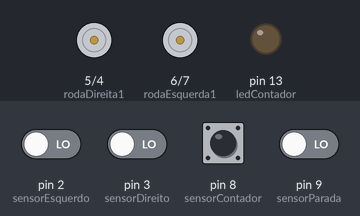
Bench run of a sketch on a simulated Arduino Uno, built with avr-gcc and run on an emulated ATmega328P. Parts: motor-driver pin pairs drawn as motors (green arrow = first pin HIGH = forward, orange = second pin HIGH = backward, longer = more drive), output pins drawn as LEDs (lit = HIGH). The inputs (shaded band) are chosen by the test bench; at power-on: pin 2 (sensorEsquerdo), pin 3 (sensorDireito), pin 8 (sensorContador), pin 9 (sensorParada) LOW.

Above: at 1.2 s.
1.3 s: pin 9 (sensorParada) driven HIGH
At 2.1 s:
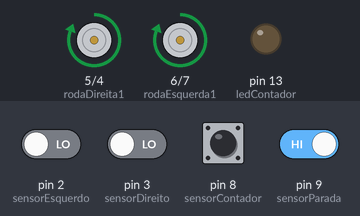
2.8 s: pin 2 (sensorEsquerdo) driven HIGH
At 3.2 s:
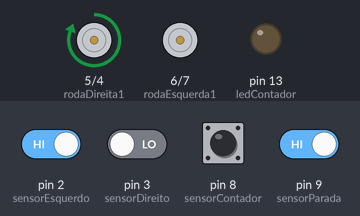
4.3 s: pin 2 (sensorEsquerdo) driven LOW
At 5.5 s:
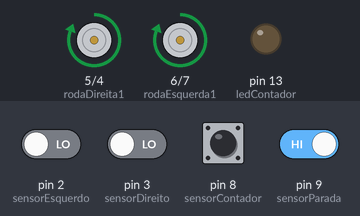
5.8 s: pin 3 (sensorDireito) driven HIGH
At 6.7 s:
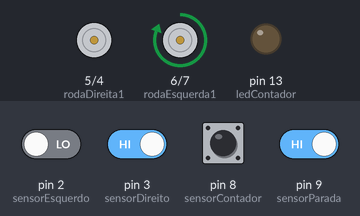
7.3 s: pin 3 (sensorDireito) driven LOW
At 7.8 s:
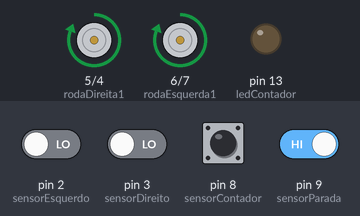
8.8 s: pin 8 (sensorContador) pulsed HIGH 5 times (0.12 s each, 0.3 s apart)
At 10.6 s:
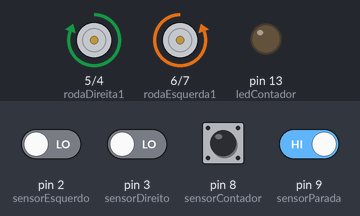
Timing chart, 0 to 12.1 s (numbered marks = the images above; inputs shaded):
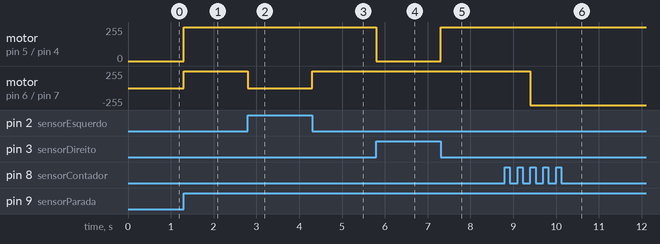

The sketch:

robo-unisinos.ino
```cpp
#define rodaEsquerda1 6 //out1 e out2 e laranja
#define rodaEsquerda2 7

#define rodaDireita1 5 //out3 e out4 e verde
#define rodaDireita2 4

#define potenciometro A0

#define isolante 1
#define chao     0

#define obstaculo 0
#define livre     1

#define ledContador 13

#define sensorDireito  3
#define sensorEsquerdo 2
#define sensorParada   9

#define sensorContador 8

int contadorLinha          = 0;
int isBuraco               = 0;
int contadorSensorDireito  = 0;
int contadorSensorEsquerdo = 0;
int isBuracoDireito        = 0;
int isBuracoEsquerdo       = 0;
int valorSensorDireito;
int valorSensorEsquerdo;
int valorSensorParada;

void setup() {
  Serial.begin(115200);
  pinMode(rodaEsquerda1, OUTPUT);
  pinMode(rodaEsquerda2, OUTPUT);

  pinMode(rodaDireita1, OUTPUT);
  pinMode(rodaDireita2, OUTPUT);

  pinMode(sensorDireito,  INPUT);
  pinMode(sensorEsquerdo, INPUT);

  pinMode(ledContador, OUTPUT);

  pinMode(sensorContador, INPUT);
}

void loop() {
  valorSensorDireito  = digitalRead(sensorDireito);
  valorSensorEsquerdo = digitalRead(sensorEsquerdo);
  valorSensorParada   = digitalRead(sensorParada);

  seguirCaminho();

  // Serial.print("Parar: ");
 //  Serial.println(valorSensorParada);

 // Serial.print("Contador: ");
 // Serial.println(contador);

//  Serial.print("Pino: ");
//  Serial.println(digitalRead(sensorContador));

}

void andarPraFrente() {
  digitalWrite(rodaEsquerda1, HIGH);
  digitalWrite(rodaEsquerda2, LOW);

  digitalWrite(rodaDireita1, HIGH);
  digitalWrite(rodaDireita2, LOW);
}

void andarPraTras() {
  digitalWrite(rodaEsquerda1, LOW);
  digitalWrite(rodaEsquerda2, HIGH);

  digitalWrite(rodaDireita1, LOW);
  digitalWrite(rodaDireita2, HIGH);
}

void parar() {
  digitalWrite(rodaEsquerda1, LOW);
  digitalWrite(rodaEsquerda2, LOW);

  digitalWrite(rodaDireita1, LOW);
  digitalWrite(rodaDireita2, LOW);
}

void girarEsquerda() {
  digitalWrite(rodaEsquerda1, LOW);
  digitalWrite(rodaEsquerda2, HIGH);

  digitalWrite(rodaDireita1, HIGH);
  digitalWrite(rodaDireita2, LOW);
}

void girarDireita() {
  digitalWrite(rodaDireita1, LOW);
  digitalWrite(rodaDireita2, HIGH);

  digitalWrite(rodaEsquerda1, HIGH);
  digitalWrite(rodaEsquerda2, LOW);
}

void andarLinhaReta() {
  if(valorSensorDireito == valorSensorEsquerdo) {
    andarPraFrente();
   }else if((valorSensorDireito == isolante) && (valorSensorEsquerdo == chao)){
    corrigirParaDireita();
  }else if((valorSensorDireito == chao) && (valorSensorEsquerdo == isolante)){
    corrigirParaEsquerda();
  }
}

void corrigirParaDireita() {
  digitalWrite(rodaDireita1, LOW);
  digitalWrite(rodaDireita2, LOW);

  digitalWrite(rodaEsquerda1, HIGH);
  digitalWrite(rodaEsquerda2, LOW);
}

void corrigirParaEsquerda() {
  digitalWrite(rodaDireita1, HIGH);
  digitalWrite(rodaDireita2, LOW);

  digitalWrite(rodaEsquerda1, LOW);
  digitalWrite(rodaEsquerda2, LOW);
}

void checkLinha() {
  if(digitalRead(sensorContador) == isolante && isBuraco == 0){
    isBuraco = 1;
    contadorLinha++;
  }else if(digitalRead(sensorContador) == chao && isBuraco == 1){
      isBuraco = 0;
  }
}

void seguirCaminho() {
  if(valorSensorParada == obstaculo){
    parar();
    return;
  }
  checkLinha();
  if((contadorLinha == 0) || (contadorLinha == 1) || (contadorLinha == 2)){
    andarLinhaReta();
  }else {
    //girarEsquerda();
   // parar();
    dobrarEsquerda();
  }
}

void dobrarEsquerda() {
  if(contadorSensorDireito == 0 && contadorSensorEsquerdo == 0){
    girarEsquerda();
    if(valorSensorDireito == isolante && isBuracoDireito == 0){
      isBuracoDireito = 1;
    }else if(valorSensorDireito == chao && isBuracoDireito == 1){
      contadorSensorDireito ++;
    }
  }else if(contadorSensorDireito == 1 && contadorSensorEsquerdo == 0){
    girarEsquerda();
    if(valorSensorEsquerdo == isolante && isBuracoEsquerdo == 0){
      isBuracoEsquerdo = 1;
    }else if(valorSensorEsquerdo == chao && isBuracoEsquerdo == 1){
      contadorSensorEsquerdo ++;
    }
  }else {
    contadorSensorDireito  = 0;
    contadorSensorEsquerdo = 0;
    contadorLinha          = 0;
  }
}


void teste() {

 // andarPraFrente();
 // delay(2000);
 // parar();
 // delay(500);

 // andarPraTras();
 // delay(2000);
 // parar();
 //delay(500);

// girarDireita();
 // delay(2000);
 // parar();
 // delay(500);

 // girarEsquerda();
//  delay(2000);
//  parar();
//  delay(500);
}
```

Measured:
- after the input at 1.3 s, motor on pin 5 (rodaDireita1) / pin 4 (rodaDireita2), motor on pin 6 (rodaEsquerda1) / pin 7 (rodaEsquerda2): stopped → forward 255/255 at once
- after the input at 2.8 s, motor on pin 6 (rodaEsquerda1) / pin 7 (rodaEsquerda2): forward 255/255 → stopped at once
- after the input at 4.3 s, motor on pin 6 (rodaEsquerda1) / pin 7 (rodaEsquerda2): stopped → forward 255/255 at once
- after the input at 5.8 s, motor on pin 5 (rodaDireita1) / pin 4 (rodaDireita2): forward 255/255 → stopped at once
- after the input at 7.3 s, motor on pin 5 (rodaDireita1) / pin 4 (rodaDireita2): stopped → forward 255/255 at once
- after the input at 8.8 s, motor on pin 6 (rodaEsquerda1) / pin 7 (rodaEsquerda2): forward 255/255 → backward 255/255 after 0.60 s
